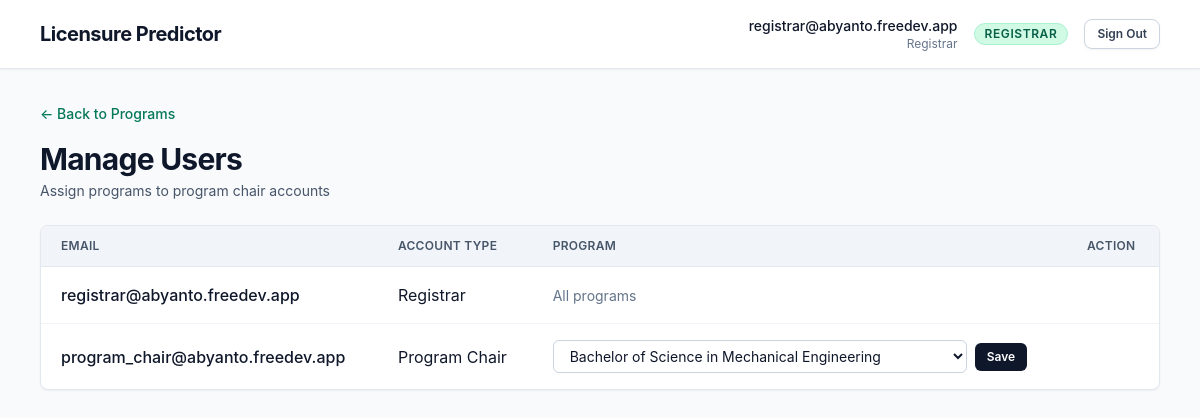
/users.php (signed in), run on the app's committed database.
### tables this page shows
CREATE TABLE users (
  id INT UNSIGNED AUTO_INCREMENT PRIMARY KEY,
  email VARCHAR(191) NOT NULL UNIQUE,
  password VARCHAR(255) NOT NULL,
  account_type ENUM('registrar', 'program chair') NOT NULL,
  program VARCHAR(160) NULL,
  created_at TIMESTAMP NOT NULL DEFAULT CURRENT_TIMESTAMP,
  updated_at TIMESTAMP NOT NULL DEFAULT CURRENT_TIMESTAMP ON UPDATE CURRENT_TIMESTAMP
);

### functions.php (called while the page is built, shortened)
<?php
function e(?string $value): string
{
    return htmlspecialchars((string) $value, ENT_QUOTES, 'UTF-8');
}
function selectedOption(?string $currentValue, string $optionValue): string
{
    return $currentValue === $optionValue ? ' selected' : '';
}
function getLoggedInUser(?PDO $pdo = null): ?array
{
    if ($pdo !== null) {
        $statement = $pdo->prepare('SELECT id, email, account_type, program FROM users WHERE id = :id LIMIT 1');
        $statement->execute(['id' => (int) $_SESSION['user_id']]);
        $user = $statement->fetch();
    }
    return $_SESSION['user'] ?? null;
}

### users.php (the view, shortened to what this page needs)
<?php
require __DIR__ . '/functions.php';
$user = getLoggedInUser($pdo);
$users = $pdo->query(
    'SELECT id, email, account_type, program FROM users ORDER BY account_type, email'
)->fetchAll();
$programs = $pdo->query(
    'SELECT DISTINCT program FROM students WHERE program IS NOT NULL ORDER BY program'
)->fetchAll();
$roleBadgeClass = 'bg-emerald-100 text-emerald-800 border-emerald-200';
?>
<!doctype html>
<html lang="en">
<head>
    <script src="https://cdn.tailwindcss.com"></script>
    <link rel="stylesheet" href="assets/app.css">
</head>
<body class="min-h-screen bg-slate-50 text-slate-900">
    <header class="border-b border-slate-200 bg-white shadow-sm">
        <div class="mx-auto max-w-6xl px-4 py-4 flex items-center justify-between">
            <div class="flex items-center gap-3">
                <span class="text-xl font-bold tracking-tight text-slate-900">Licensure Predictor</span>
            </div>
            <div class="flex items-center gap-4">
                <div class="text-right hidden sm:block">
                    <p class="text-sm font-medium text-slate-900"><?= e($user['email']) ?></p>
                    <p class="text-xs text-slate-500 capitalize"><?= e($user['account_type']) ?></p>
                </div>
                <span class="inline-flex items-center rounded-full border px-2.5 py-0.5 text-xs font-semibold uppercase tracking-wider <?= $roleBadgeClass ?>">
                    <?= e($user['account_type']) ?>
                </span>
                <a href="logout.php" class="rounded-lg border border-slate-300 bg-white px-3 py-1.5 text-xs font-semibold text-slate-700 shadow-sm hover:bg-slate-100 transition">Sign Out</a>
            </div>
        </div>
    </header>
    <main class="mx-auto max-w-6xl px-4 py-8">
        <div class="mb-6">
            <a href="index.php" class="inline-flex items-center gap-1 text-sm font-medium text-emerald-700 hover:text-emerald-800 transition">
                &larr; Back to Programs
            </a>
            <h1 class="mt-4 text-3xl font-bold tracking-tight">Manage Users</h1>
            <p class="mt-1 text-sm text-slate-600">Assign programs to program chair accounts</p>
        </div>
        <section class="overflow-hidden rounded-lg border border-slate-200 bg-white shadow-sm">
            <div class="overflow-x-auto">
                <table class="min-w-full divide-y divide-slate-200">
                    <thead class="bg-slate-100">
                        <tr>
                            <th class="px-5 py-3 text-left text-xs font-semibold uppercase tracking-wide text-slate-600">Email</th>
                            <th class="px-5 py-3 text-left text-xs font-semibold uppercase tracking-wide text-slate-600">Account Type</th>
                            <th class="px-5 py-3 text-left text-xs font-semibold uppercase tracking-wide text-slate-600">Program</th>
                            <th class="px-5 py-3 text-left text-xs font-semibold uppercase tracking-wide text-slate-600">Action</th>
                        </tr>
                    </thead>
                    <tbody class="divide-y divide-slate-100">
                        <?php foreach ($users as $u): ?>
                            <tr>
                                <td class="whitespace-nowrap px-5 py-4 font-medium"><?= e($u['email']) ?></td>
                                <td class="whitespace-nowrap px-5 py-4 capitalize"><?= e($u['account_type']) ?></td>
                                <td class="whitespace-nowrap px-5 py-4">
                                    <?php if ($u['account_type'] === 'program chair'): ?>
                                        <form method="post" class="flex items-center gap-2">
                                            <select name="program" class="rounded-md border border-slate-300 bg-white px-3 py-1.5 text-sm focus:border-emerald-500 focus:outline-none focus:ring-2 focus:ring-emerald-200">
                                                <?php foreach ($programs as $p): ?>
                                                    <option value="<?= e($p['program']) ?>"<?= selectedOption($u['program'], $p['program']) ?>><?= e($p['program']) ?></option>
                                                <?php endforeach; ?>
                                            </select>
                                            <button type="submit" class="rounded-md bg-slate-900 px-3 py-1.5 text-xs font-semibold text-white hover:bg-slate-800 transition">Save</button>
                                        </form>
                                    <?php else: ?>
                                        <span class="text-sm text-slate-500">All programs</span>
                                    <?php endif; ?>
                                </td>
                                <td class="whitespace-nowrap px-5 py-4">
                                </td>
                            </tr>
                        <?php endforeach; ?>
                    </tbody>
                </table>
            </div>
        </section>
    </main>
</body>
</html>

### assets/app.css (style rules this page uses)
html { color-scheme: light; }
body { font-family: Inter, ui-sans-serif, system-ui, -apple-system, BlinkMacSystemFont, "Segoe UI", sans-serif; }
input, textarea, button, select { font: inherit; }

### data on the page
users: email "registrar@abyanto.freedev.app", account_type "Registrar", account_type "REGISTRAR", shows "All programs"
users: email "program_chair@abyanto.freedev.app", account_type "Program Chair"

### other printed values
form field program "Bachelor of Science in Mechanical Engineering"
